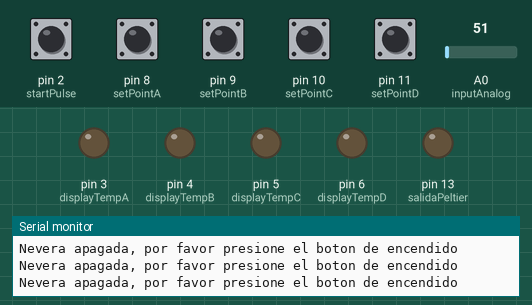
Simulated run of this sketch. Board: Arduino Uno, built with avr-gcc and run on an emulated ATmega328P. On the bench: output pins drawn as LEDs (lit = HIGH), the last lines printed to the serial monitor. The test bench sets the inputs (shaded band); at power-on: pin 2 (startPulse), pin 8 (setPointA), pin 9 (setPointB), pin 10 (setPointC), pin 11 (setPointD) LOW, A0 (inputAnalog) = 51.

Above: at 2.8 s.
2.9 s: pin 2 (startPulse) pulled HIGH for 1.2 s
At 4.1 s:
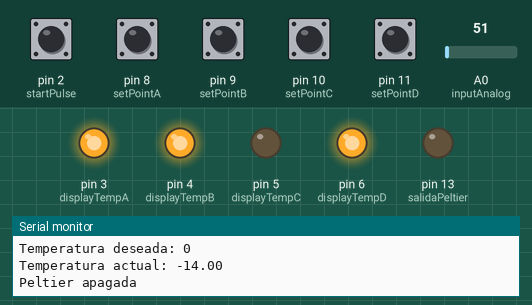
Timing chart, 0 to 5.9 s (numbered marks = the images above; inputs shaded):
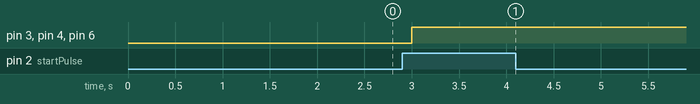

The sketch:

Program.ino.ino
```cpp
const int setPointA = 8;
const int setPointB = 9;
const int setPointC = 10;
const int setPointD = 11;

const int displayTempA = 3;
const int displayTempB = 4;
const int displayTempC = 5;
const int displayTempD = 6;

const int inputAnalog = A0;
const int startPulse = 2;
const int salidaPeltier = 13;

void setup() {
  // put your setup code here, to run once:
  //Pulso con el que enciende el refrigerador
  pinMode(startPulse, INPUT);
  //Entrada del lm35
  pinMode(inputAnalog, INPUT);
  //Salida hacia la peltier
  pinMode(salidaPeltier, OUTPUT);

  //Entrada de la botonera (Binario)
  pinMode(setPointA, INPUT);
  pinMode(setPointB, INPUT);
  pinMode(setPointC, INPUT);
  pinMode(setPointD, INPUT);

  //Salida la display (Lectura del lm35, rango 0-9 grados)
  pinMode(displayTempA, OUTPUT);
  pinMode(displayTempB, OUTPUT);
  pinMode(displayTempC, OUTPUT);
  pinMode(displayTempD, OUTPUT);

  //Impresion en el puerto serie
  Serial.begin(9600);

  digitalWrite(salidaPeltier, LOW);
}

void loop() {
  if(digitalRead(startPulse))
  {
    int setPoint = BCD2Integer(setPointA, setPointB, setPointC, setPointD);
    Serial.print("Temperatura deseada: ");
    Serial.println(setPoint);
    double tempActual = map(analogRead(inputAnalog), 0, 1023, 0, 30) - 15;
    integer2BCD(tempActual, displayTempA, displayTempB, displayTempC, displayTempD);
    Serial.print("Temperatura actual: ");
    Serial.println(tempActual);
    if(tempActual < setPoint)
    {
      digitalWrite(salidaPeltier, LOW);
      Serial.println("Peltier apagada");
    }
    else
    {
      digitalWrite(salidaPeltier, HIGH);
      Serial.println("Peltier encendida");
    }
  }
  else
  {
    Serial.println("Nevera apagada, por favor presione el boton de encendido");
  }

  delay(1000);
}

void integer2BCD(int number, int pinA, int pinB, int pinC, int pinD)
{
  bool out[4];
  switch(number)
  {
    case 0:
      out[0] = 0;
      out[1] = 0;
      out[2] = 0;
      out[3] = 0;
      break;

    case 1:
      out[0] = 0;
      out[1] = 0;
      out[2] = 0;
      out[3] = 1;
      break;

    case 2:
      out[0] = 0;
      out[1] = 0;
      out[2] = 1;
      out[3] = 0;
      break;


    case 3:
      out[0] = 0;
      out[1] = 0;
      out[2] = 1;
      out[3] = 1;
      break;


    case 4:
      out[0] = 0;
      out[1] = 1;
      out[2] = 0;
      out[3] = 0;
      break;

    case 5:
      out[0] = 0;
      out[1] = 1;
      out[2] = 0;
      out[3] = 1;
      break;

    case 6:
      out[0] = 0;
      out[1] = 1;
      out[2] = 1;
      out[3] = 0;
      break;

    case 7:
      out[0] = 0;
      out[1] = 1;
      out[2] = 1;
      out[3] = 1;
      break;

    case 8:
      out[0] = 1;
      out[1] = 0;
      out[2] = 0;
      out[3] = 0;
      break;

    case 9:
      out[0] = 1;
      out[1] = 0;
      out[2] = 0;
      out[3] = 1;
      break;


    default:
      out[0] = 1;
      out[1] = 1;
      out[2] = 0;
      out[3] = 1;
      break;

  }
  digitalWrite(pinA, out[0]);
  digitalWrite(pinB, out[1]);
  digitalWrite(pinC, out[2]);
  digitalWrite(pinD, out[3]);
}

int BCD2Integer(int pinA, int pinB, int pinC, int pinD)
{
  int result = 0;
  if(digitalRead(pinA))
  {
    result += 1;
  }

  if(digitalRead(pinB))
  {
    result += 2;
  }

  if(digitalRead(pinC))
  {
    result += 4;
  }

  if(digitalRead(pinD))
  {
    result += 8;
  }
  return result;
}
```

Measured:
- after the input at 2.9 s, pin 3 (displayTempA), pin 4 (displayTempB), pin 6 (displayTempD): LOW → HIGH after 0.10 s
